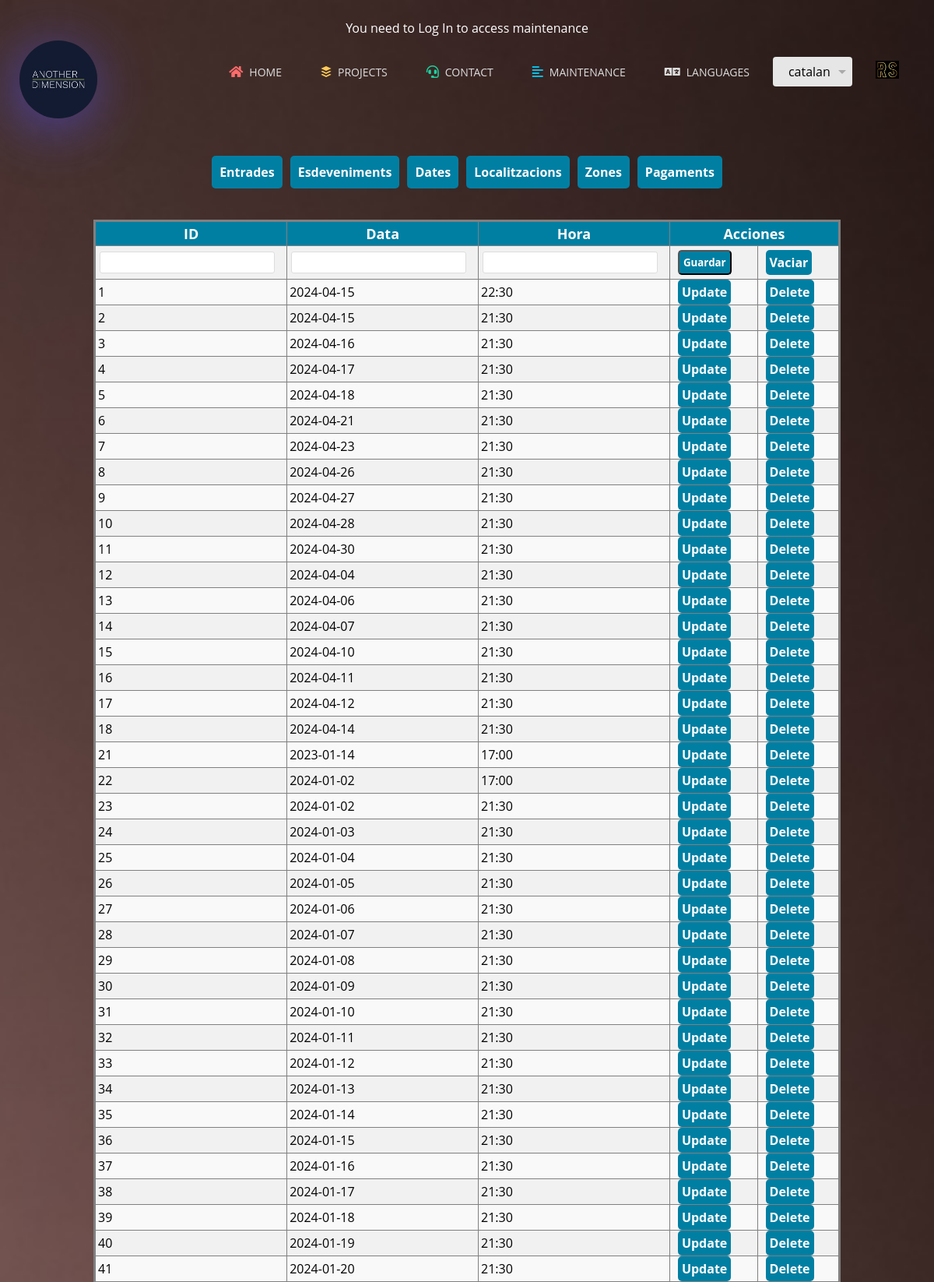
The app's page /index.php?data/show (signed in, upper part) with its own data.
### tables this page shows
CREATE TABLE `tbl_data` (
  `id` int NOT NULL AUTO_INCREMENT,
  `data` date NOT NULL,
  `hora` varchar(5) NOT NULL,
  PRIMARY KEY (`id`)
);

### classes/Controller/DataController.class.php (called while the page is built, shortened)
<?php
class DataController extends Controller {
    public function show() {
        require_once 'lang/lang_cookies.php';
        $errors = [];
        $mData = new DataModel();
        $dataObjects = $mData->read();
        $data = new Data();
        DataView::show($data, $dataObjects, "?data/show", $lang, $errors);
    }
}

### index.php (called while the page is built, shortened)
<?php
try {
    $cfront = new FrontController();
    $cfront->dispatch();
} catch (Exception $e) {
    $vError = new ErrorView();
    $vError->show($e);
}

### classes/Model/Data.class.php (called while the page is built, shortened)
<?php
class Data {
    public function __get($property) {
        if (property_exists($this, $property)) {
            return $this->$property;
        } else {
            throw new Exception("No existeix la propietat $property");
        }
    }
}
?>

### classes/Model/DataBase.php (called while the page is built, shortened)
<?php
class DataBase extends Singleton {
    private $link;
    public function __construct($tipoConsulta) {
        $this->conexion = new Connexio($tipoConsulta);
        switch ($this->conexion->getSgbd()) {
            case 'mysql' :
                if ($link = new mysqli($this->conexion->getHost(), $this->conexion->getUsuario(), $this->conexion->getPassword(), $this->conexion->getBase())){
                    $this->link = $link;
                } else {
                    throw new Exception("No s'ha conectat");
                }
                break;
        }
    }
    public function executarSQL($sSql, $aParam = null) {
        if ($stmt = $this->link->prepare($sSql)) {
            if ($stmt->execute()) {
                $res = $stmt->get_result();
                if ($res !== false) {
                    $dades = $res->fetch_all(MYSQLI_ASSOC);
                } else {
                    $dades = "La consulta se ha realizado con existo";
                }
            } else {
                echo "Error al ejecutar la consulta: " . $stmt->error;
            }
        }
        return $dades;
    }
}
?>

### classes/Model/DataModel.class.php (called while the page is built, shortened)
<?php
class DataModel {
    private function connection($type = "select") {
        return new DataBase($type);
    }
    public function read() {
        $type = $this->connection('select');
        $consulta = $type->executarSQL("SELECT * FROM tbl_data");
        $dates = [];
        foreach ($consulta as $row) {
            $data = new Data();
            $data->id = $row['id'];
            $data->data = $row['data'];
            $data->hora = $row['hora'];
            $dates[] = $data;
        }
        return $dates;
    }
}

### classes/Config/dbinfo.php (called while the page is built)
<?php
$sgbd = 'mysql';
$db = 'myweb';
$user = 'usr_consulta';
$password = '2024@Thos';
?>

### classes/Model/Connexio.php (called while the page is built, shortened)
<?php
class Connexio extends Singleton {
    private $sgbd;
    public function __construct($consulta) {
        include 'classes/Config/dbinfo.php';
        $this->sgbd = $sgbd;
    }
    public function getSgbd()
    {
        return $this->sgbd;
    }
}
?>

### classes/View/DataView.class.php (the view, shortened to what this page needs)
<?php
class DataView extends View {
    public static function show(Data $data, $dataObjects, $type, $lang = "es", $errors = null)
    {
        $thead = '
            <thead>
                <tr>
                    <th>ID</th>
                    <th>Data</th>
                    <th>Hora</th>
                    <th colspan="2">Acciones</th>
                </tr>
            </thead>';
        $inputRow = '
            <tr>
                <td><input type="text" value="' . $data->__get('id') . '" id="id" name="id" required />
                <p class="error">' . ($errors['id'] ?? '') . '</p></td>
                <td><input type="text" value="' . $data->__get('data') . '" id="data" name="data" required />
                <p class="error">' . ($errors['data'] ?? '') . '</p></td>
                <td><input type="text" value="' . $data->__get('hora') . '" id="hora" name="hora" required />
                <p class="error">' . ($errors['hora'] ?? '') . '</p></td>
                <td><input class="btn" name="submit" type="submit" value="Guardar"></td>
                <td><a href="?Data/show">Vaciar</a></td>
            </tr>';
        $table = self::generateTable($dataObjects);
        echo "<!DOCTYPE html><html lang=\"en\">";
        include "templates/head.php";
        echo "<body>";
        include "templates/header.php";
        include "templates/nav_manteniment.php";
        echo '<div class="container">';
        include "templates/body_manteniment.php";
        echo "</body></html>";
    }
    public static function generateTable($dataObjects)
    {
        $table = '';
        foreach ($dataObjects as $obj) {
            $table .= '<tr>
                <td>' . $obj->id . '</td>
                <td>' . $obj->data . '</td>
                <td>' . $obj->hora . '</td>
                <td><a href="?Data/showUpdate/' . $obj->id . '"> Update</a></td>
                <td><a href="?Data/delete/' . $obj->id . '"> Delete</a></td>
            </tr>';
        }
        return $table;
    }
}
?>

### css/style.css (style rules this page uses)
* { margin: 0; padding: 0; text-decoration: none; font-family: "Open Sans", sans-serif; }
body { background-image: url(../img/background.jpg); background-position: center center; background-repeat: no-repeat; background-attachment: fixed; background-size: cover; background-color: #464646; }
input[type="text"], input[type="email"], textarea { width: 90%; padding: 0px; border: 1px solid #ddd; border-radius: 3px; }
th { background-color: #007fa3; color: white; font-size: 18px; }
td, th { border: 1px solid gray; padding: 3px; }
tr:nth-child(even) td { background-color: #f9f9f9; }
tr:nth-child(odd) td { background-color: #f1f1f1; }
#manteniment a, #manteniment input[type=submit] { text-decoration: none; color: #333; padding: 5px; margin: 0 7px; border-radius: 5px; background-color: #007fa3; color: white; font-weight: bold; transition: background-color 0.3s ease; }
#manteniment tr td { padding: 5px 3px; }
#manteniment input[type=text], #manteniment select { padding: 4px; margin: 2px; }

### records on screen
tbl_data: id "1", data "2024-04-15", hora "22:30"
tbl_data: id "2", data "2024-04-15", hora "21:30"
tbl_data: id "3", data "2024-04-16", hora "21:30"
tbl_data: id "4", data "2024-04-17", hora "21:30"
tbl_data: id "5", data "2024-04-18", hora "21:30"
tbl_data: id "6", data "2024-04-21", hora "21:30"
tbl_data: id "7", data "2024-04-23", hora "21:30"
tbl_data: id "8", data "2024-04-26", hora "21:30"
tbl_data: id "9", data "2024-04-27", hora "21:30"
tbl_data: id "10", data "2024-04-28", hora "21:30"
tbl_data: id "11", data "2024-04-30", hora "21:30"
tbl_data: id "12", data "2024-04-04", hora "21:30"
tbl_data: id "13", data "2024-04-06", hora "21:30"
tbl_data: id "14", data "2024-04-07", hora "21:30"
tbl_data: id "15", data "2024-04-10", hora "21:30"
tbl_data: id "16", data "2024-04-11", hora "21:30"
tbl_data: id "17", data "2024-04-12", hora "21:30"
tbl_data: id "18", data "2024-04-14", hora "21:30"
tbl_data: id "21", data "2023-01-14", hora "17:00"
tbl_data: id "22", data "2024-01-02", hora "17:00"
tbl_data: id "23", data "2024-01-02", hora "21:30"
tbl_data: id "24", data "2024-01-03", hora "21:30"
tbl_data: id "25", data "2024-01-04", hora "21:30"
tbl_data: id "26", data "2024-01-05", hora "21:30"
tbl_data: id "27", data "2024-01-06", hora "21:30"
tbl_data: id "28", data "2024-01-07", hora "21:30"
tbl_data: id "29", data "2024-01-08", hora "21:30"
tbl_data: id "30", data "2024-01-09", hora "21:30"
tbl_data: id "31", data "2024-01-10", hora "21:30"
tbl_data: id "32", data "2024-01-11", hora "21:30"
tbl_data: id "33", data "2024-01-12", hora "21:30"
tbl_data: id "34", data "2024-01-13", hora "21:30"
tbl_data: id "35", data "2024-01-14", hora "21:30"
tbl_data: id "36", data "2024-01-15", hora "21:30"
tbl_data: id "37", data "2024-01-16", hora "21:30"
tbl_data: id "38", data "2024-01-17", hora "21:30"
tbl_data: id "39", data "2024-01-18", hora "21:30"
tbl_data: id "40", data "2024-01-19", hora "21:30"
tbl_data: id "41", data "2024-01-20", hora "21:30"

### other values on screen
$lang['home'] "HOME"
$lang['projects'] "PROJECTS"
$lang['contact'] "CONTACT"
$lang['maintenance'] "MAINTENANCE"
$lang['language'] "LANGUAGES"
form field idioma "catalan"
